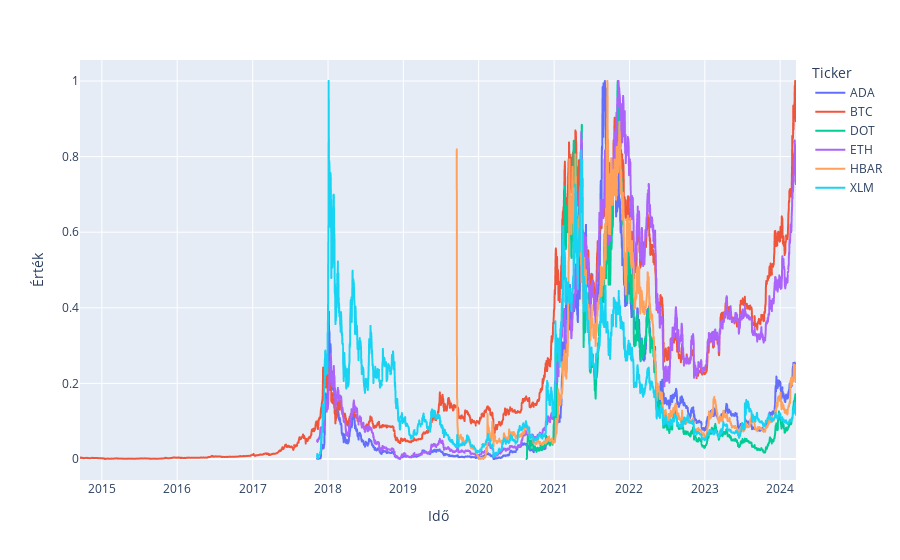

The code cell stored with this chart in its notebook:
### Markdown cell above
## Normalizált adatok ábrázolása

Az adatokat átkonvertáljuk [0,1] intervallumra a könnyebb ábrázolhatóság érdekében.

### Code cell
df = pd.read_excel("data/output.xlsx")

fig = px.line(df, x="Date", y="Normal", color="Ticker")

fig.update_layout(yaxis_title="Érték")

fig.show()

### Figure 1 — Plotly figure (JSON) as saved in the notebook; plotly's stock layout.template omitted (floating-point values rounded to 4 significant figures; data arrays with more than 128 entries replaced by an {"elided": "..."} marker saying what was removed)
{"data": [{"hovertemplate": "Ticker=ADA<br>Date=%{x}<br>Normal=%{y}<extra></extra>", "legendgroup": "ADA", "line": {"color": "#636efa", "dash": "solid"}, "marker": {"symbol": "circle"}, "mode": "lines", "name": "ADA", "showlegend": true, "type": "scattergl", "x": {"elided": "2322 str values"}, "xaxis": "x", "y": {"elided": "2322 float values"}, "yaxis": "y"}, {"hovertemplate": "Ticker=BTC<br>Date=%{x}<br>Normal=%{y}<extra></extra>", "legendgroup": "BTC", "line": {"color": "#EF553B", "dash": "solid"}, "marker": {"symbol": "circle"}, "mode": "lines", "name": "BTC", "showlegend": true, "type": "scattergl", "x": {"elided": "3471 str values"}, "xaxis": "x", "y": {"elided": "3471 float values"}, "yaxis": "y"}, {"hovertemplate": "Ticker=DOT<br>Date=%{x}<br>Normal=%{y}<extra></extra>", "legendgroup": "DOT", "line": {"color": "#00cc96", "dash": "solid"}, "marker": {"symbol": "circle"}, "mode": "lines", "name": "DOT", "showlegend": true, "type": "scattergl", "x": {"elided": "1307 str values"}, "xaxis": "x", "y": {"elided": "1307 float values"}, "yaxis": "y"}, {"hovertemplate": "Ticker=ETH<br>Date=%{x}<br>Normal=%{y}<extra></extra>", "legendgroup": "ETH", "line": {"color": "#ab63fa", "dash": "solid"}, "marker": {"symbol": "circle"}, "mode": "lines", "name": "ETH", "showlegend": true, "type": "scattergl", "x": {"elided": "2322 str values"}, "xaxis": "x", "y": {"elided": "2322 float values"}, "yaxis": "y"}, {"hovertemplate": "Ticker=HBAR<br>Date=%{x}<br>Normal=%{y}<extra></extra>", "legendgroup": "HBAR", "line": {"color": "#FFA15A", "dash": "solid"}, "marker": {"symbol": "circle"}, "mode": "lines", "name": "HBAR", "showlegend": true, "type": "scattergl", "x": {"elided": "1645 str values"}, "xaxis": "x", "y": {"elided": "1645 float values"}, "yaxis": "y"}, {"hovertemplate": "Ticker=XLM<br>Date=%{x}<br>Normal=%{y}<extra></extra>", "legendgroup": "XLM", "line": {"color": "#19d3f3", "dash": "solid"}, "marker": {"symbol": "circle"}, "mode": "lines", "name": "XLM", "showlegend": true, "type": "scattergl", "x": {"elided": "2322 str values"}, "xaxis": "x", "y": {"elided": "2322 float values"}, "yaxis": "y"}], "layout": {"legend": {"title": {"text": "Ticker"}, "tracegroupgap": 0}, "margin": {"t": 60}, "xaxis": {"anchor": "y", "domain": [0, 1], "title": {"text": "Idő"}}, "yaxis": {"anchor": "x", "domain": [0, 1], "title": {"text": "Érték"}}}}
